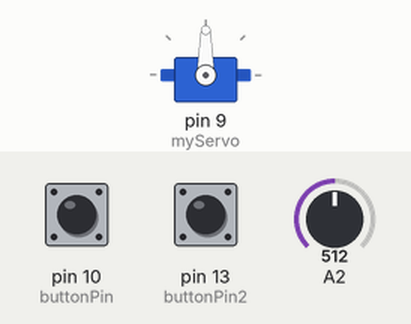
This sketch was run on a simulated Arduino Uno, built with avr-gcc and run on an emulated ATmega328P. Shown: servo. Inputs (shaded band) come from the test bench; at power-on: pin 10 (buttonPin) LOW, A2 = 512, pin 13 (buttonPin2) LOW. What the sketch prints to the serial monitor is not drawn.

Above: at 1.2 s.
1.3 s: pin 10 (buttonPin) pulled HIGH for 0.15 s
At 2.6 s:
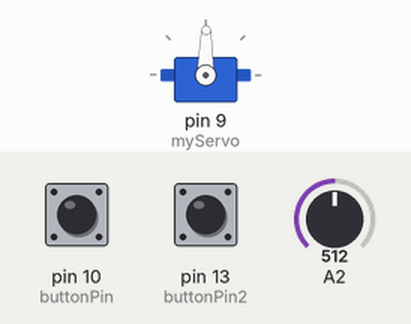
3.1 s: A2 set to 554
At 3.7 s:
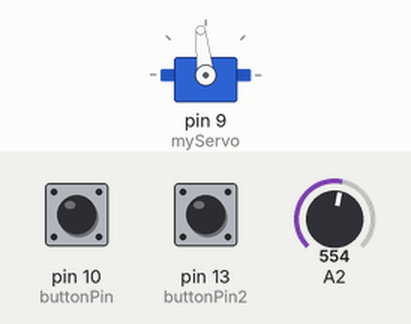
4.9 s: A2 set to 589
At 5.9 s:
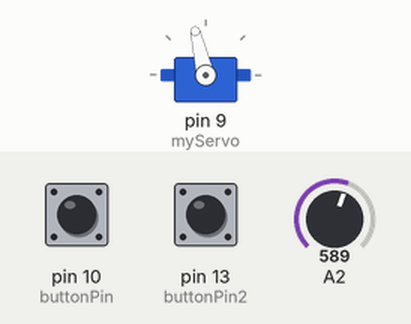
6.4 s: A2 set to 306
At 7.3 s:
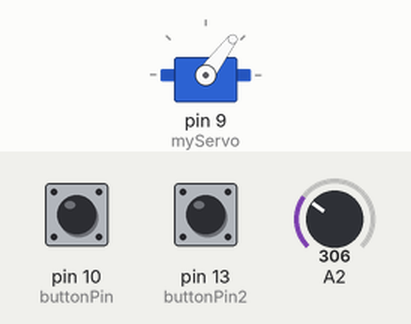
7.9 s: A2 set to 108
At 8.3 s:
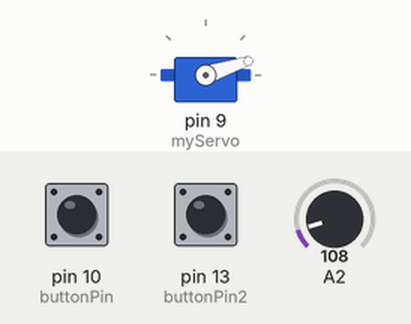
9.4 s: A2 set to 90
At 10.5 s:
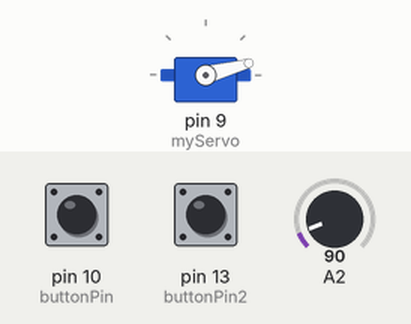
Timing chart, 0 to 12.2 s (numbered marks = the images above; inputs shaded):
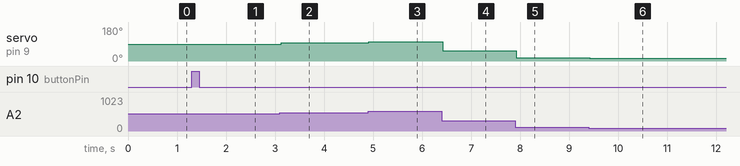

Measured:
- after the input at 1.3 s, servo on pin 9 (myServo): 90° → 89° at once
- after the input at 3.1 s, servo on pin 9 (myServo): 89° → 96° at once
- after the input at 4.9 s, servo on pin 9 (myServo): 96° → 103° at once
- after the input at 6.4 s, servo on pin 9 (myServo): 103° → 53° at once
- after the input at 7.9 s, servo on pin 9 (myServo): 53° → 18° at once
- after the input at 9.4 s, servo on pin 9 (myServo): 18° → 15° at once

The sketch:

Indicador_de_estado_de__nimo.ino
```cpp
int buttonPin = 10;
int buttonPin2 = 13;
bool play = false;
bool isTheButtonBeingPressed = false;
int switchState =0;
#include <Servo.h>
Servo myServo;
int potVal;
int angle;
void setup() {
  // put your setup code here, to run once:
  myServo.attach(9);
  Serial.begin(9600);
  pinMode(buttonPin,INPUT);
}

void loop() {
  // put your main code here, to run repeatedly:
checkButton();
if (play) {
potVal = analogRead(buttonPin);
Serial.print("potVal: ");
  Serial.print(potVal);
  angle = map(potVal,0,1023,0,179);
  Serial.print(",angle:");
  Serial.print(angle);
  myServo.write(angle);
  delay(15);
}
}
void checkButton(){
  switchState = digitalRead(buttonPin);
  if(switchState == HIGH){
    if(isTheButtonBeingPressed == false){
      play = !play;
      isTheButtonBeingPressed = true;
    }
}
else{isTheButtonBeingPressed = false;
}
switchState = digitalRead(buttonPin2);
  if(switchState == HIGH){
    if(isTheButtonBeingPressed == false){
      play = !play;
      isTheButtonBeingPressed = true;
    }
}
else{isTheButtonBeingPressed = false;
}
}
```
